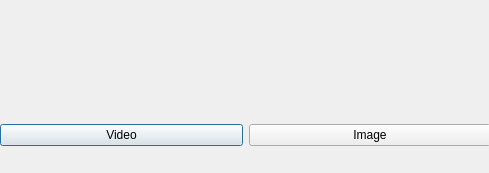
<?xml version="1.0" encoding="UTF-8"?>
<ui version="4.0">
 <class>FirstWindow</class>
 <widget class="QDialog" name="FirstWindow">
  <property name="geometry">
   <rect>
    <x>0</x>
    <y>0</y>
    <width>489</width>
    <height>173</height>
   </rect>
  </property>
  <property name="windowTitle">
   <string>Dialog</string>
  </property>
  <widget class="QLabel" name="lbl_mascir_video">
   <property name="geometry">
    <rect>
     <x>190</x>
     <y>10</y>
     <width>131</width>
     <height>101</height>
    </rect>
   </property>
   <property name="text">
    <string/>
   </property>
  </widget>
  <widget class="QWidget" name="horizontalLayoutWidget">
   <property name="geometry">
    <rect>
     <x>0</x>
     <y>110</y>
     <width>491</width>
     <height>51</height>
    </rect>
   </property>
   <layout class="QHBoxLayout" name="buttons_horizontalLayout">
    <item>
     <widget class="QPushButton" name="btn_video">
      <property name="text">
       <string>Video</string>
      </property>
     </widget>
    </item>
    <item>
     <widget class="QPushButton" name="btn_image">
      <property name="text">
       <string>Image</string>
      </property>
     </widget>
    </item>
   </layout>
  </widget>
  <widget class="QWidget" name="horizontalLayoutWidget_2">
   <property name="geometry">
    <rect>
     <x>0</x>
     <y>0</y>
     <width>491</width>
     <height>111</height>
    </rect>
   </property>
   <layout class="QHBoxLayout" name="buttons_horizontalLayout_2"/>
  </widget>
 </widget>
 <resources/>
 <connections/>
</ui>
